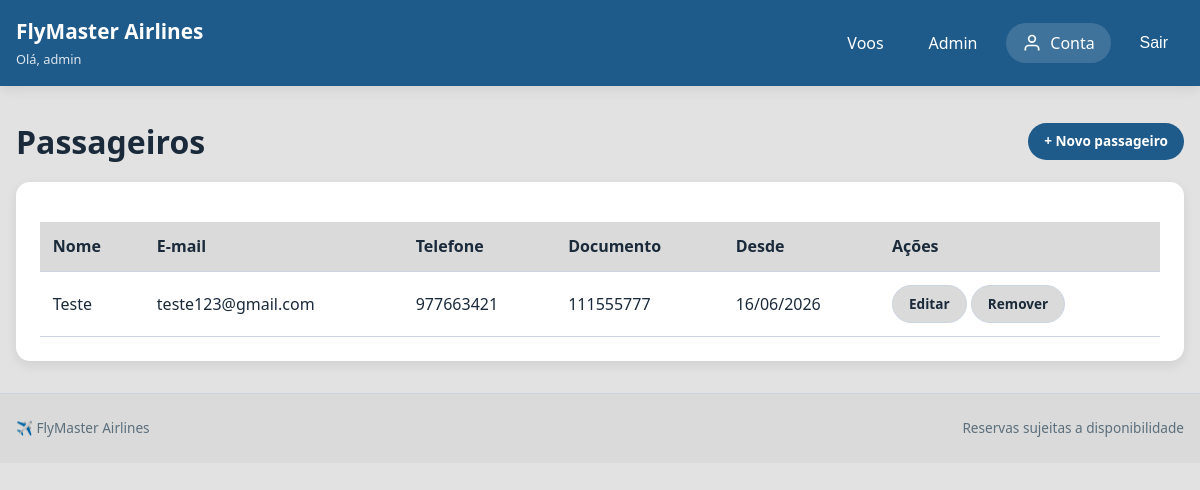
Screenshot of /passageiros/ (signed in) with the database file from the repository.
### voos/models.py (models this page shows, shortened)
class Passageiro(models.Model):
    nome         = models.CharField(max_length=100)
    email        = models.EmailField(unique=True)
    telefone     = models.CharField(max_length=15)
    documento    = models.CharField(max_length=20, unique=True)
    data_criacao = models.DateTimeField(auto_now_add=True)

### voos/views.py (the view)
# urls.py: path('passageiros/', views.PassageiroListView.as_view(), name='passageiro-list'),
class PassageiroListView(LoginRequiredMixin, ListView):
    model               = Passageiro
    template_name       = 'Voos/passageiro_list.html'
    context_object_name = 'passageiros'
    paginate_by         = 20
    login_url           = reverse_lazy('voos:login')

### voos/context_processors.py (called while the page is built)
def gestor_status(request):
    is_gestor = (
        request.user.is_authenticated and (
            request.user.is_superuser or
            request.user.groups.filter(name='gestor').exists()
        )
    )
    return {'is_gestor': is_gestor}

### voos/templates/Voos/passageiro_list.html (shortened to what this page needs)
{% extends 'Voos/base.html' %}
{% block content %}
<main class="container" style="margin-top:2rem;">
    <div class="page-actions" style="margin-bottom:1rem; display:flex; justify-content:space-between; align-items:center;">
        <h1>Passageiros</h1>
        <a href="{% url 'voos:passageiro-create' %}" class="btn btn-primary btn-sm">+ Novo passageiro</a>
    </div>
    <div class="panel">
        <div class="table-wrap">
            <table class="data-table">
                <thead>
                    <tr><th>Nome</th><th>E-mail</th><th>Telefone</th><th>Documento</th><th>Desde</th><th>Ações</th></tr>
                </thead>
                <tbody>
                    {% for p in passageiros %}
                    <tr>
                        <td>{{ p.nome }}</td>
                        <td>{{ p.email }}</td>
                        <td>{{ p.telefone }}</td>
                        <td>{{ p.documento }}</td>
                        <td>{{ p.data_criacao|date:"d/m/Y" }}</td>
                        <td>
                            <a href="{% url 'voos:passageiro-update' p.pk %}" class="btn btn-light btn-sm">Editar</a>
                            <a href="{% url 'voos:passageiro-delete' p.pk %}" class="btn btn-light btn-sm">Remover</a>
                        </td>
                    </tr>
                    {% empty %}
                    <tr><td colspan="6" class="muted">Sem passageiros registados.</td></tr>
                    {% endfor %}
                </tbody>
            </table>
        </div>
    </div>
</main>
{% endblock %}

### voos/templates/Voos/base.html (shortened to what this page needs)
{% load static %}
<!DOCTYPE html>
<html lang="pt">
<head>
    <link rel="stylesheet" href="{% static 'css/style.css' %}">
</head>
<body>
    <header class="site-header">
        <div class="container topbar">
            <a href="{% url 'voos:index' %}" class="brand" style="text-decoration:none; color:white;">
                <span class="brand-title">FlyMaster Airlines</span>
                <span class="brand-subtitle">
                    {% if user.is_authenticated %}Olá, {{ user.username }}{% else %}Reserve o seu próximo voo{% endif %}
                </span>
            </a>
            <nav class="main-nav">
                <a href="{% url 'voos:flights' %}">Voos</a>
                {% if user.is_authenticated %}
                    {% if is_gestor %}
                        <a href="{% url 'voos:admin-panel' %}">Admin</a>
                    {% endif %}
                    <a href="{% url 'voos:account' %}" class="account-icon">
                        <svg width="20" height="20" viewBox="0 0 24 24" fill="none" stroke="currentColor" stroke-width="2">
                            <path d="M20 21v-2a4 4 0 0 0-4-4H8a4 4 0 0 0-4 4v2"/>
                            <circle cx="12" cy="7" r="4"/>
                        </svg>
                        <span>Conta</span>
                    </a>
                    <form method="post" action="{% url 'voos:logout' %}" style="display:inline; margin:0;">
                        <button type="submit" style="background:none; border:none; color:white; cursor:pointer; font-size:inherit; padding:0.5rem 1rem;">Sair</button>
                    </form>
                {% endif %}
            </nav>
        </div>
    </header>
    {% block content %}{% endblock %}
    <footer class="site-footer">
        <div class="container footer-inner">
            <span>✈️ FlyMaster Airlines</span>
            <span>{% block footer_text %}Reservas sujeitas a disponibilidade{% endblock %}</span>
        </div>
    </footer>
</body>
</html>

### static/css/style.css (style rules this page uses)
:root { --bg: #e2e2e2; --surface: #ffffff; --surface-alt: #dadada; --text: #1a2a3a; --muted: #5a6e7c; --primary: #1e5a8a; --primary-hover: #144a6e; --accent: #2c7cb6; --accent-hover: #23689b; --success-bg: #e3f2fd; --success-text: #0d5b8a; --warning-bg: #fff3e0; --warning-text: #b85c00; --info-bg: #e8f0fe; --info-text: #1e5a8a; --border: #cbd5e1; --shadow: 0 4px 12px rgba(0, 0, 0, 0.08); --radius: 14px; --radius-sm: 10px; --max-width: 1200px; }
* { box-sizing: border-box; margin: 0; padding: 0; }
body { font-family: 'Segoe UI', system-ui, -apple-system, sans-serif; background: var(--bg); color: var(--text); line-height: 1.5; }
.container { width: min(100% - 2rem, var(--max-width)); margin: 0 auto; }
.site-header { background: var(--primary); color: white; position: sticky; top: 0; z-index: 100; box-shadow: var(--shadow); }
.topbar { display: flex; justify-content: space-between; align-items: center; padding: 1rem 0; flex-wrap: wrap; gap: 1rem; }
.brand { display: flex; flex-direction: column; gap: 0.2rem; }
.brand-title { font-size: 1.3rem; font-weight: 700; }
.brand-subtitle { font-size: 0.8rem; opacity: 0.85; }
.main-nav { display: flex; gap: 0.8rem; align-items: center; flex-wrap: wrap; }
.main-nav a, .nav-pill { color: white; padding: 0.5rem 1rem; border-radius: 40px; text-decoration: none; transition: background 0.2s; }
.account-icon { display: flex; align-items: center; gap: 0.5rem; background: rgba(255, 255, 255, 0.15); padding: 0.5rem 1rem; border-radius: 40px; color: white; text-decoration: none; transition: background 0.2s; }
.btn { display: inline-flex; align-items: center; justify-content: center; gap: 0.5rem; padding: 0.7rem 1.2rem; border: none; border-radius: 40px; font-weight: 600; cursor: pointer; transition: all 0.2s; text-decoration: none; font-size: 0.9rem; }
.btn-primary { background: var(--primary); color: white; }
.btn-light { background: var(--surface-alt); color: var(--text); border: 1px solid var(--border); }
.btn-sm { padding: 0.5rem 1rem; font-size: 0.85rem; }
.panel { background: var(--surface); border-radius: var(--radius); padding: 1.5rem; box-shadow: var(--shadow); }
.table-wrap { overflow-x: auto; margin-top: 1rem; }
.data-table { width: 100%; border-collapse: collapse; }
.data-table th, .data-table td { padding: 0.8rem; text-align: left; border-bottom: 1px solid var(--border); }
.data-table th { background: var(--surface-alt); font-weight: 600; }
.page-actions { display: flex; gap: 0.8rem; margin-bottom: 1rem; }
.site-footer { background: var(--surface-alt); border-top: 1px solid var(--border); margin-top: 2rem; }
.footer-inner { padding: 1.5rem 0; display: flex; justify-content: space-between; align-items: center; flex-wrap: wrap; gap: 1rem; color: var(--muted); font-size: 0.85rem; }

### rows the page displays
Passageiro: nome "Teste", email "teste123@gmail.com", telefone "977663421", documento "111555777", data_criacao "16/06/2026"

### other values shown
{{ user.username }} "admin"
